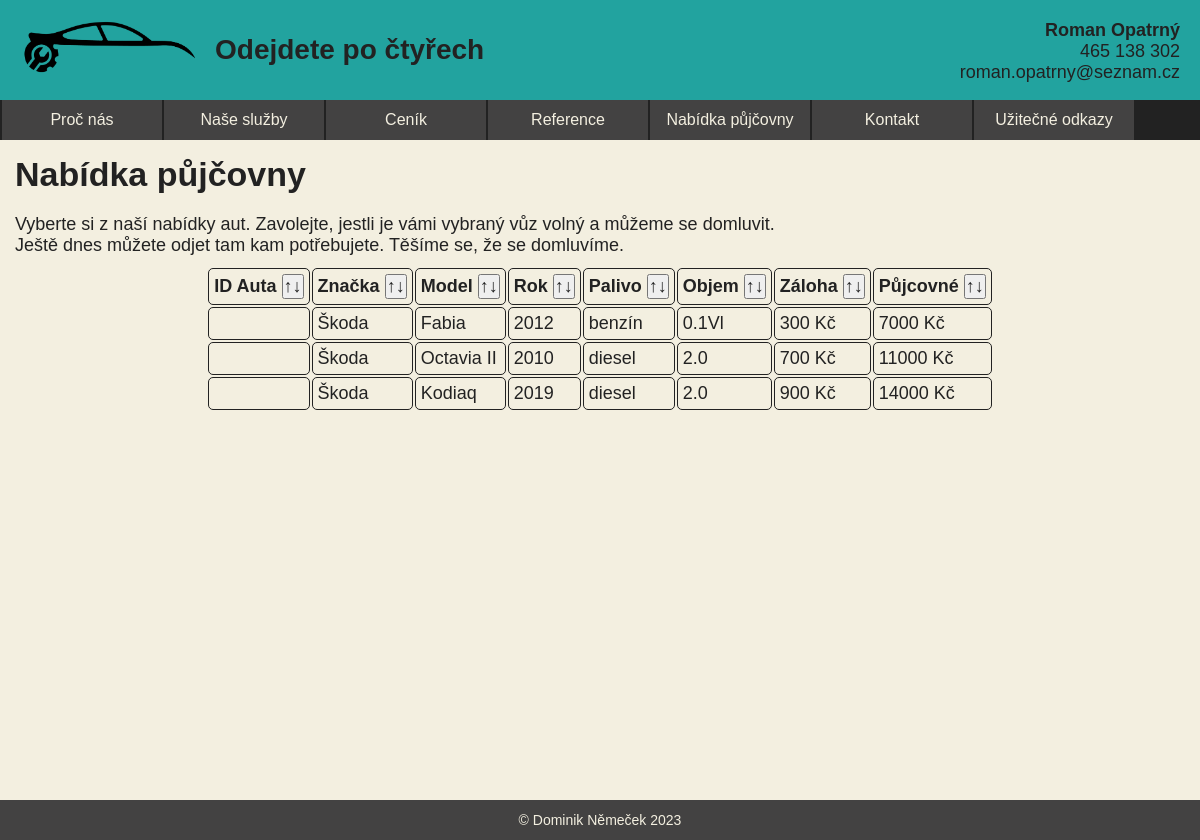
The app's page /nemecek/maturitka/nabidka-pujcovny.php with its own data.
### tables this page shows
CREATE TABLE `seznam_aut` (
  `autoID` int(11) NOT NULL,
  `poptavkaID` int(11) DEFAULT NULL,
  `znacka` varchar(255) DEFAULT NULL,
  `model` varchar(255) DEFAULT NULL,
  `rok` int(11) DEFAULT NULL,
  `palivo` varchar(255) DEFAULT NULL,
  `objem` varchar(255) DEFAULT NULL,
  `zaloha` int(11) DEFAULT NULL,
  `pujcovne` int(11) DEFAULT NULL
);

### nemecek/maturitka/nabidka-pujcovny.php (the view, shortened to what this page needs)
<?php
$servername = "localhost";
$username = "root";
$password = "";
$conn = mysqli_connect($servername, $username, $password, "maturita");
if (isset($_GET["order-by-id"])) {
    $dotaz = "SELECT * FROM seznam_aut ORDER BY ID_auta";
} else if (isset($_GET["order-by-znacka"])) {
    $dotaz = "SELECT * FROM seznam_aut ORDER BY znacka";
} else if (isset($_GET["order-by-model"])) {
    $dotaz = "SELECT * FROM seznam_aut ORDER BY model";
} else if (isset($_GET["order-by-rok"])) {
    $dotaz = "SELECT * FROM seznam_aut ORDER BY rok";
} else if (isset($_GET["order-by-palivo"])) {
    $dotaz = "SELECT * FROM seznam_aut ORDER BY palivo";
} else if (isset($_GET["order-by-objem"])) {
    $dotaz = "SELECT * FROM seznam_aut ORDER BY objem";
} else if (isset($_GET["order-by-zaloha"])) {
    $dotaz = "SELECT * FROM seznam_aut ORDER BY zaloha";
} else if (isset($_GET["order-by-pujcovne"])) {
    $dotaz = "SELECT * FROM seznam_aut ORDER BY pujcovne";
} else {
    $dotaz = "SELECT * FROM seznam_aut";
}
$data_tabulky = mysqli_query($conn, $dotaz);
?>
<!DOCTYPE html>
<html lang="cs">
<head>
    <link rel="stylesheet" href="css/main.css">
    <link rel="stylesheet" href="css/subpages.css">
</head>
<body>
    <div class="container">
        <header>
            <div id="logo"><a href="index.html" id="home"></a></div>
            <strong>Odejdete&nbsppo&nbspčtyřech</strong>
            <p id="kontakt"><strong>Roman Opatrný</strong><br>465 138 302<br>roman.opatrny@seznam.cz</p>
        </header>
        <nav>
            <ul>
                <li><a href="proc-nas.html">Proč&nbspnás</a></li>
                <li><a href="nase-sluzby.php">Naše&nbspslužby</a></li>
                <li><a href="cenik.html">Ceník</a></li>
                <li><a href="reference.html">Reference</a></li>
                <li><a href="nabidka-pujcovny.php">Nabídka&nbsppůjčovny</a></li>
                <li><a href="kontakt.html">Kontakt</a></li>
                <li><a href="uzitecne-odkazy.html">Užitečné&nbspodkazy</a></li>
            </ul>
        </nav>
        <main>
            <h1>Nabídka půjčovny</h1>
            <p>
                Vyberte si z naší nabídky aut. Zavolejte, jestli je vámi vybraný vůz volný a můžeme se domluvit. <br>
                Ještě dnes můžete odjet tam kam potřebujete. Těšíme se, že se domluvíme.
            </p>
            <form action="", method="get">
                <table id="nabidka">
                    <tr>
                        <th>ID Auta&nbsp<input type="submit" name="order-by-id" value="↑↓"></th>
                        <th>Značka&nbsp<input type="submit" name="order-by-znacka" value="↑↓"></th>
                        <th>Model&nbsp<input type="submit" name="order-by-model" value="↑↓"></th>
                        <th>Rok&nbsp<input type="submit" name="order-by-rok" value="↑↓"></th>
                        <th>Palivo&nbsp<input type="submit" name="order-by-palivo" value="↑↓"></th>
                        <th>Objem&nbsp<input type="submit" name="order-by-objem" value="↑↓"></th>
                        <th>Záloha&nbsp<input type="submit" name="order-by-zaloha" value="↑↓"></th>
                        <th>Půjcovné&nbsp<input type="submit" name="order-by-pujcovne" value="↑↓"></th>
                    </tr>
                <?php
                while($zaznam = mysqli_fetch_assoc($data_tabulky)) {
                    echo "
                        <tr>
                            <td>{$zaznam['ID_auta']}</td>
                            <td>{$zaznam['znacka']}</td>
                            <td>{$zaznam['model']}</td>
                            <td>{$zaznam['rok']}</td>
                            <td>{$zaznam['palivo']}</td>
                            <td>{$zaznam['objem']}</td>
                            <td>{$zaznam['zaloha']} Kč</td>
                            <td>{$zaznam['pujcovne']} Kč</td>
                        </tr>";
                }
                ?>
                </table>
            </form>
        </main>
        <footer>
            © Dominik Němeček 2023
        </footer>
    </div>
</body>
</html>

### nemecek/maturitka/css/main.css (style rules this page uses)
* { margin: 0; padding: 0; box-sizing: border-box; font-size: 18px; font-family: Arial, Helvetica, sans-serif; color: #222222; }
body { margin: 0; padding: 0; background-color: gray; background-image: url(../img/background01.jpg); background-size: cover; }
.container { max-width: 1280px; margin: auto; }
header { background-color: #22A39F; width: 100%; height: 100px; padding: 20px; }
header>strong { font-size: 28px; line-height: 60px; float: left; }
#logo { float: left; margin-right: 15px; width: 180px; height: 70px; background-image: url(../img/logo04.png); background-size: contain; background-repeat: no-repeat; }
#home { display: block; width: 100%; height: 100%; }
#kontakt { text-align: right; }
nav { background-color: #222222; width: 100%; min-height: 40px; }
nav>ul { list-style-type: none; display: flex; justify-content: flex-start; padding: 0 2px; gap: 2px; }
nav>ul>li { width: 160px; height: 40px; }
nav>ul>li>a { background-color: #434242; color: #F3EFE0; text-decoration: none; display: block; width: 100%; height: 100%; padding: 0 5px; text-align: center; line-height: 40px; font-size: 16px; }
main { background-color: #F3EFE0; width: 100%; height: calc(100vh - 100px - 40px); min-height: 400px; padding: 15px; }
main>h1 { font-size: 34px; margin-bottom: 20px; }
footer { background-color: #434242; width: 100%; height: 40px; text-align: center; line-height: 40px; color: #F3EFE0; font-size: 14px; }

### nemecek/maturitka/css/subpages.css (style rules this page uses)
form { margin: 0 auto; max-width: 800px; }
#nabidka { margin: 10px auto; }
#nabidka th, #nabidka td { padding: 5px 5px; border: #222222 1px solid; border-radius: 5px; margin-bottom: 10px; }

### records on screen
seznam_aut: znacka "Škoda", model "Fabia", rok "2012", palivo "benzín", objem "0.1Vl", zaloha "300", pujcovne "7000"
seznam_aut: znacka "Škoda", model "Octavia II", rok "2010", palivo "diesel", objem "2.0", zaloha "700", pujcovne "11000"
seznam_aut: znacka "Škoda", model "Kodiaq", rok "2019", palivo "diesel", objem "2.0", zaloha "900", pujcovne "14000"
